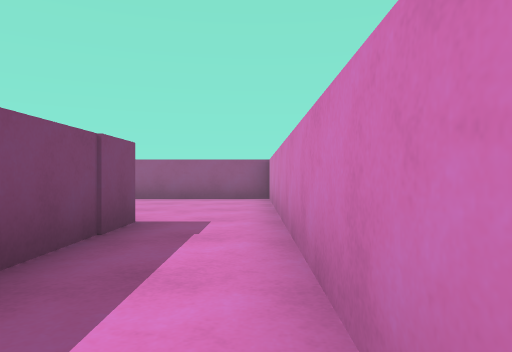
view 1 (above)

21 first-person views from a walk through a 3-D level made in the Unity game engine. The camera is 0.58 m above the floor, looks level and sees 70° across. The floor is counted in squares, 1 m on a side. Each view is taken from the middle of a square. On the plan, view 1 faces up. The plan holds only what a view shows up to about 10 squares ahead; the rest is blank. The player character is not drawn.

view 2
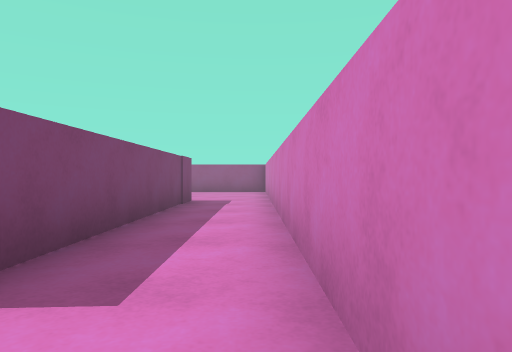

view 3
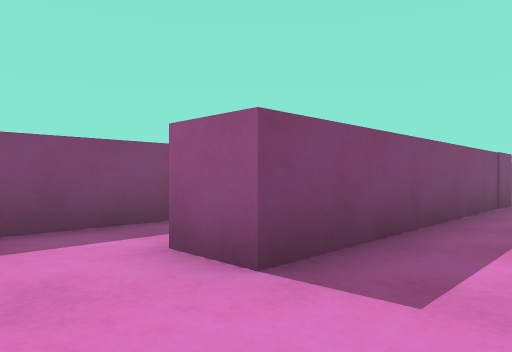

view 4
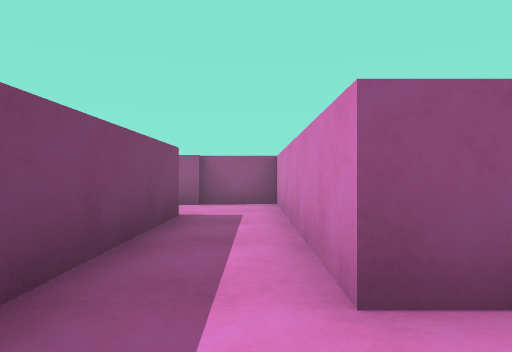

view 5
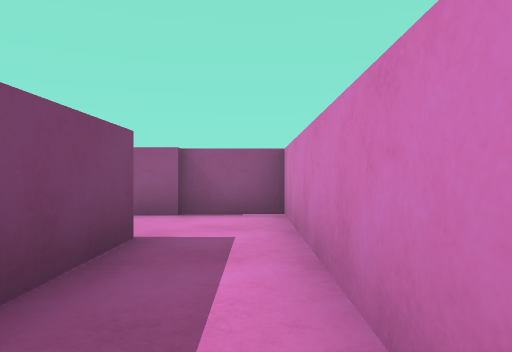

view 6
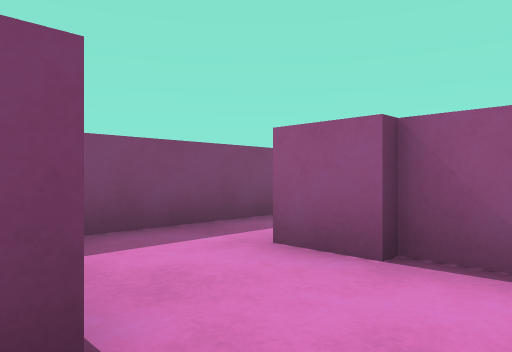

view 7
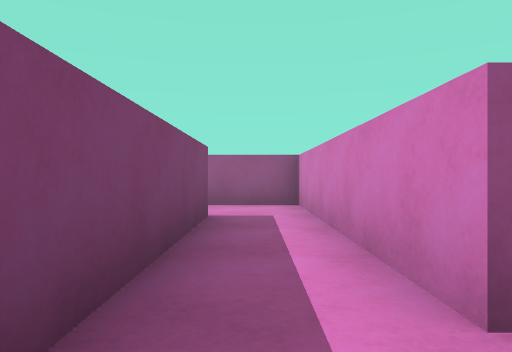

view 8
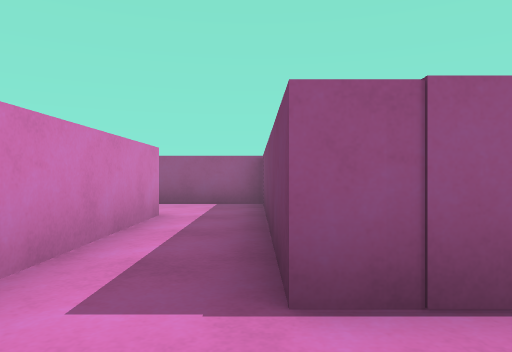

view 9
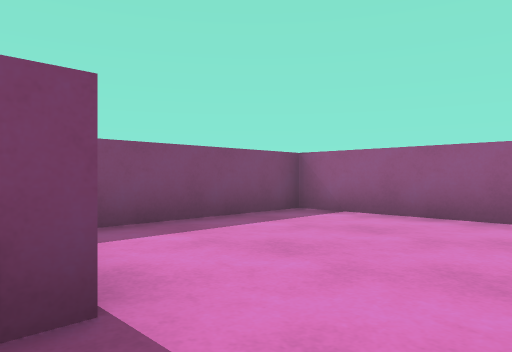

view 10
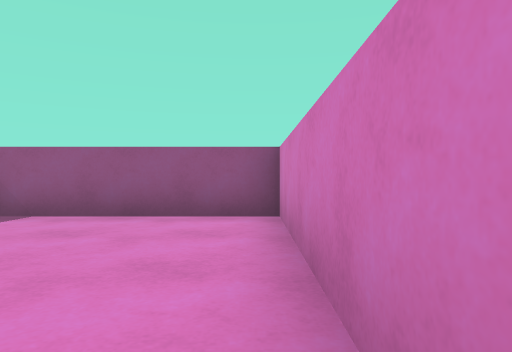

view 11
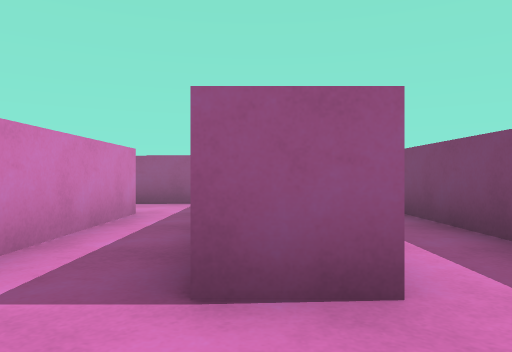

view 12
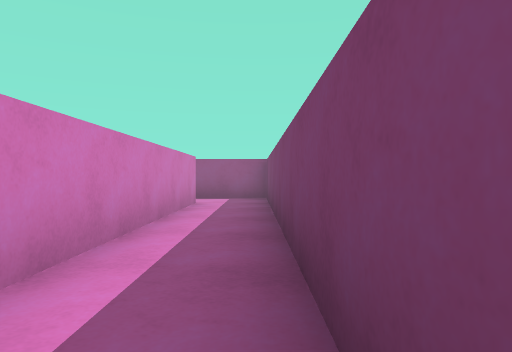

view 13
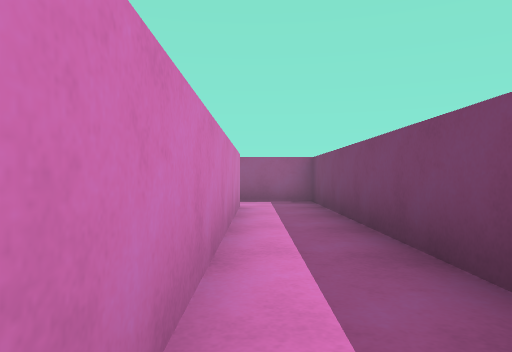

view 14
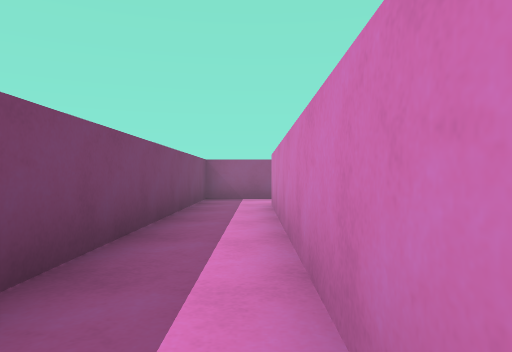

view 15
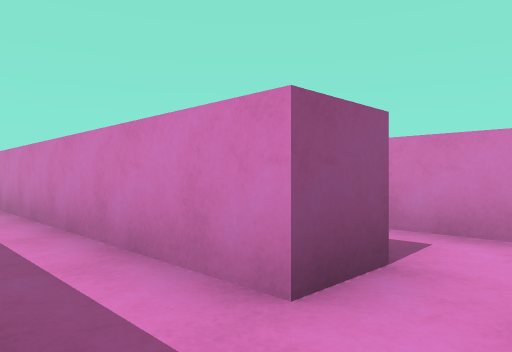

view 16
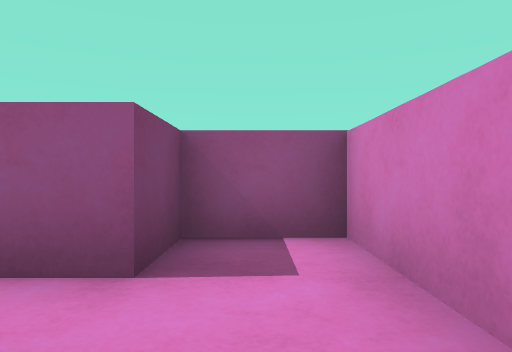

view 17
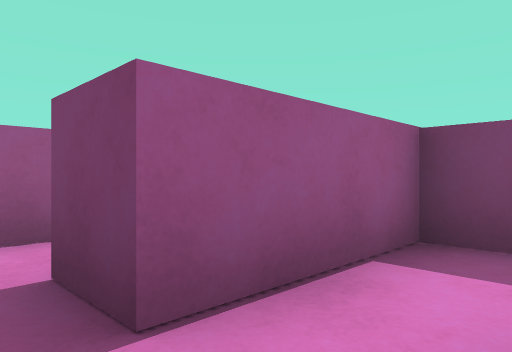

view 18
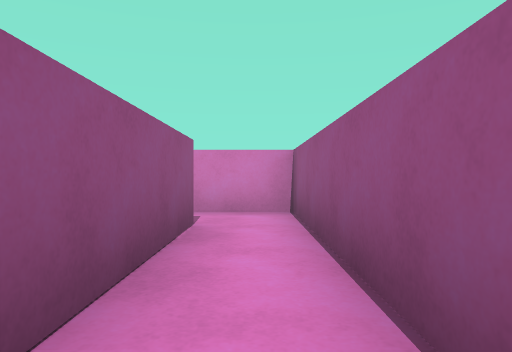

view 19
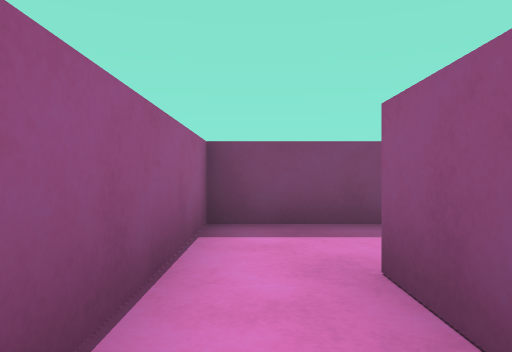

view 20
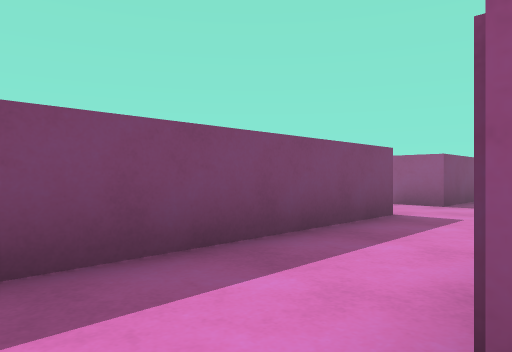

view 21
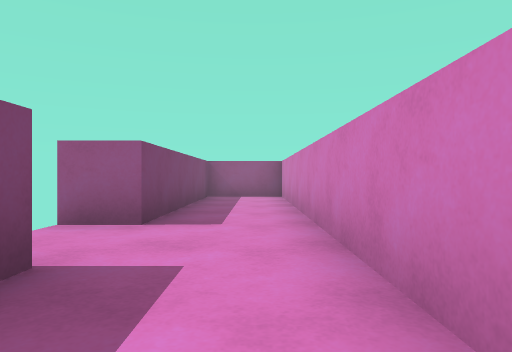

### Floor plan
Ten units are one square. View 1 is at (0, 0); x grows to the right and y downward. Boxes are objects, and circles mark ways between rooms. Rooms are numbered by the first view taken in them; rooms with no view inside come last. Other rooms are left out.
<svg viewBox="-139 -98 147 149">
<path fill="none" stroke="#000" d="M-44 -33 -51 -33 -51 -93 -66 -93M-16 -35 -16 24 -26 24 -26 -34M-48 -14 -41 -14 -41 46 -19 46M-67 -73 -67 -22M3 36 3 -93 -41 -93 -41 -56M-67 -5 -67 9 -77 9 -77 -70M-78 -73 -67 -73M-105 46 -51 46 -51 -5M-66 -93 -93 -93 -93 24M-124 -14 -124 46 -105 46M-103 0 -103 -89M-124 -90 -124 -33 -134 -33"/>
<rect x="-45" y="-45" width="20" height="10" fill="#bbb"><title>pink block</title></rect>
<rect x="-25" y="-45" width="10" height="10" fill="#bbb"><title>pink block</title></rect>
<rect x="-95" y="25" width="20" height="10" fill="#bbb"><title>pink block</title></rect>
<rect x="-75" y="25" width="10" height="10" fill="#bbb"><title>pink block</title></rect>
<rect x="-65" y="-15" width="10" height="10" fill="#bbb"><title>pink block</title></rect>
<circle cx="-60" cy="-5" r="3" fill="#2a7"/>
<circle cx="-70" cy="-85" r="3" fill="#2a7"/>
<circle cx="-100" cy="40" r="3" fill="#2a7"/>
<text x="-30" y="-30">1</text>
<text x="-80" y="-20">2</text>
<text x="-120" y="-30">3</text>
</svg>
Room 1 opens to room 2. Room 2 opens to room 3.

Where each view was taken, in squares from view 1:
view 1: 0 up, 0 right, facing up
view 2: 4 down, 0 right, facing up
view 3: 4 down, 0 right, facing up-left
view 4: 4 down, 3 left, facing up
view 5: 2 down, 3 left, facing up
view 6: 1 up, 3 left, facing up-left
view 7: 2 up, 6 left, facing up
view 8: 3 up, 4 left, facing down
view 9: 4 up, 0 right, facing up-left
view 10: 4 up, 0 right, facing up
view 11: 9 up, 7 left, facing down
view 12: 7 up, 9 left, facing down
view 13: 6 up, 8 left, facing down
view 14: 0 up, 8 left, facing up
view 15: 2 down, 9 left, facing up-right
view 16: 3 down, 6 left, facing up
view 17: 1 down, 6 left, facing down-left
view 18: 4 down, 11 left, facing right
view 19: 4 down, 8 left, facing left
view 20: 4 down, 10 left, facing up-left
view 21: 1 down, 11 left, facing up
